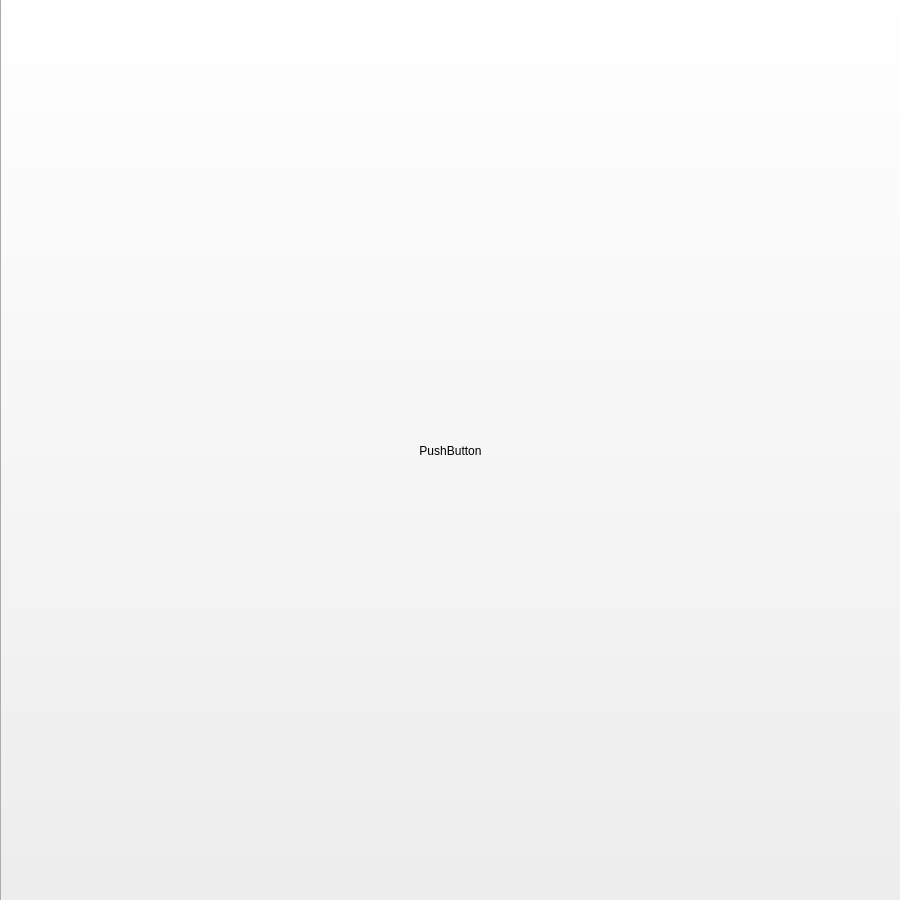
<?xml version="1.0" encoding="UTF-8"?>
<ui version="4.0">
 <class>GraphVisualizer</class>
 <widget class="QWidget" name="GraphVisualizer">
  <property name="geometry">
   <rect>
    <x>0</x>
    <y>0</y>
    <width>900</width>
    <height>900</height>
   </rect>
  </property>
  <property name="windowTitle">
   <string>Form</string>
  </property>
  <widget class="QPushButton" name="pushButton">
   <property name="geometry">
    <rect>
     <x>0</x>
     <y>-10</y>
     <width>901</width>
     <height>921</height>
    </rect>
   </property>
   <property name="text">
    <string>PushButton</string>
   </property>
  </widget>
 </widget>
 <resources/>
 <connections/>
</ui>
